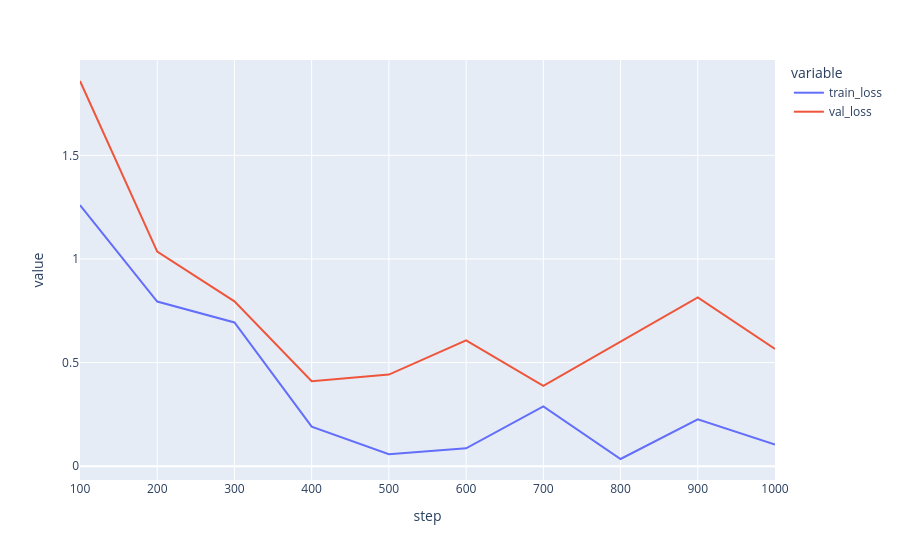

The code cell stored with this chart in its notebook:
### Code cell
optimizer = torch.optim.AdamW(model.parameters(), lr=5e-4)
model.to(device).train()
mask_id = torch.tensor(model.mask_token_id, device=device)

history = []

out: DiffusionTransformerLM.Output
train_stream = itertools.cycle(train_dataloader)
train_stream = itertools.islice(train_stream, 1000+1)
for step, (x_0,) in enumerate(train_stream, start=1):
    x_0 = x_0.to(device)
    t = torch.rand(x_0.shape[0], device=device) * 1.05
    t = torch.clamp(t, max=1.0)
    x_t, mask = q_sample(x_0, t, mask_id)  # (B, L), (B, L) bool
    x_t[:, 0] = model.bos_token_id
    x_t[:, 1] = x_0[:, 1]  # always reveal the second token to make the task easier for the model
    x_t[:, 2] = x_0[:, 2]  # always reveal the third token to make the task easier for the model

    out = model(x_t, t, h=None)                                 # logits: (B, L, V)
    loss = F.cross_entropy(out.logits[mask], x_0[mask])   # only masked positions

    optimizer.zero_grad()
    loss.backward()
    torch.nn.utils.clip_grad_norm_(model.parameters(), 1.0)
    optimizer.step()
    train_loss = loss
    
    if step % 100 == 0:
        model.eval()
        x_0 = valid_data.to(device)
        t = torch.rand(x_0.shape[0], device=device) * 1.05
        t = torch.clamp(t, max=1.0)
        x_t, mask = q_sample(x_0, t, mask_id)
        x_t[:, 0] = model.bos_token_id
        with torch.no_grad():
            out = model(x_t, t, h=None)
            val_loss = F.cross_entropy(out.logits[mask], x_0[mask])
        history.append({
            "step": step,
            "train_loss": train_loss.item(),
            "val_loss": val_loss.item(),
        })
        IPython.display.clear_output(wait=True)
        plotly.express.line(pd.DataFrame(history), x="step", y=["train_loss", "val_loss"]).show()
        model.train()

### Figure 1 — Plotly figure (JSON) as saved in the notebook; plotly's stock layout.template omitted (floating-point values rounded to 4 significant figures)
{"data": [{"hovertemplate": "variable=train_loss<br>step=%{x}<br>value=%{y}<extra></extra>", "legendgroup": "train_loss", "line": {"color": "#636efa", "dash": "solid"}, "marker": {"symbol": "circle"}, "mode": "lines", "name": "train_loss", "orientation": "v", "showlegend": true, "type": "scatter", "x": [100, 200, 300, 400, 500, 600, 700, 800, 900, 1000], "xaxis": "x", "y": [1.259, 0.7944, 0.6937, 0.1906, 0.05739, 0.08622, 0.2885, 0.03465, 0.2263, 0.1041], "yaxis": "y"}, {"hovertemplate": "variable=val_loss<br>step=%{x}<br>value=%{y}<extra></extra>", "legendgroup": "val_loss", "line": {"color": "#EF553B", "dash": "solid"}, "marker": {"symbol": "circle"}, "mode": "lines", "name": "val_loss", "orientation": "v", "showlegend": true, "type": "scatter", "x": [100, 200, 300, 400, 500, 600, 700, 800, 900, 1000], "xaxis": "x", "y": [1.859, 1.035, 0.7955, 0.4096, 0.4422, 0.6068, 0.3874, 0.602, 0.8143, 0.5658], "yaxis": "y"}], "layout": {"legend": {"title": {"text": "variable"}, "tracegroupgap": 0}, "margin": {"t": 60}, "xaxis": {"anchor": "y", "domain": [0, 1], "title": {"text": "step"}}, "yaxis": {"anchor": "x", "domain": [0, 1], "title": {"text": "value"}}}}
